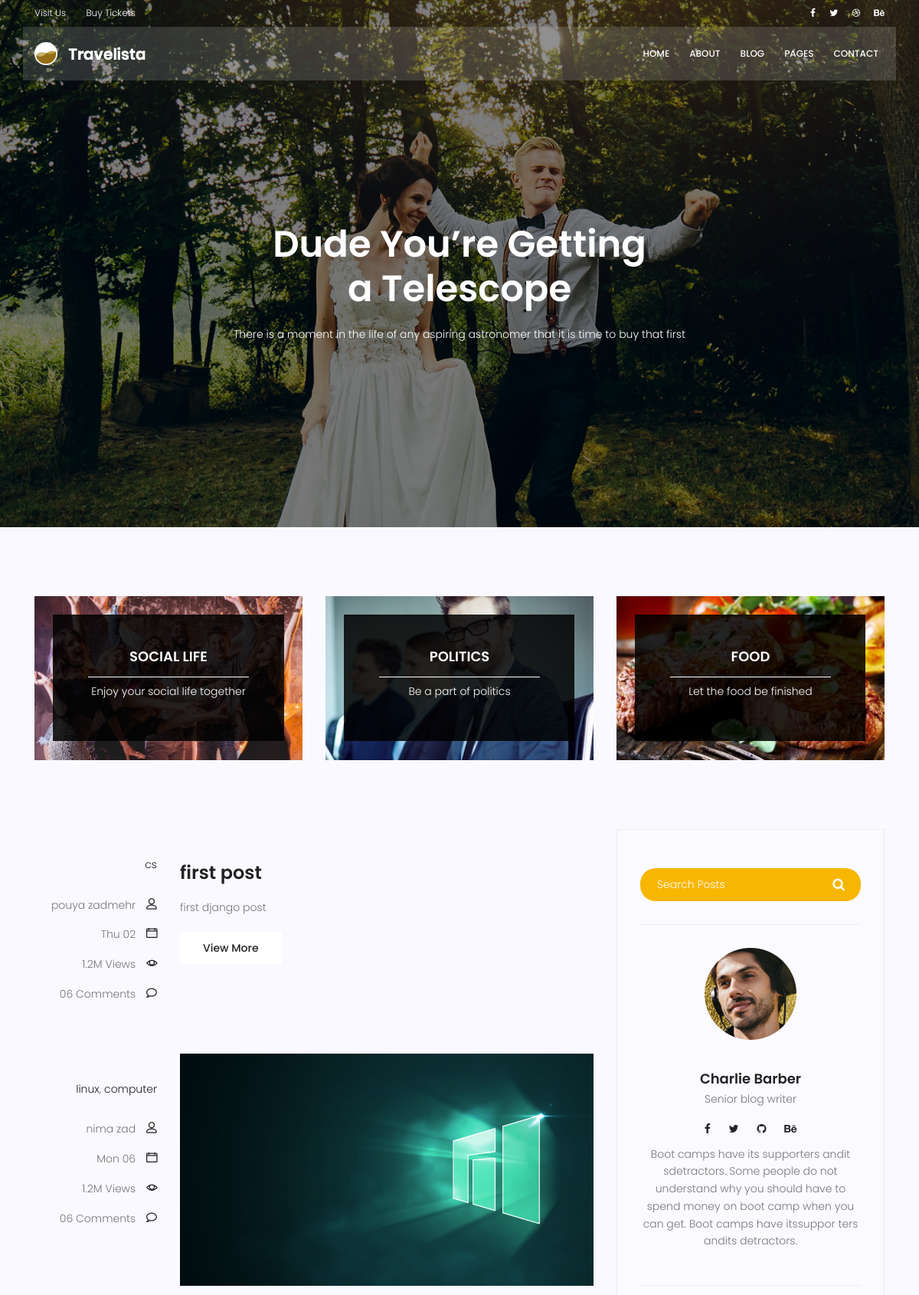
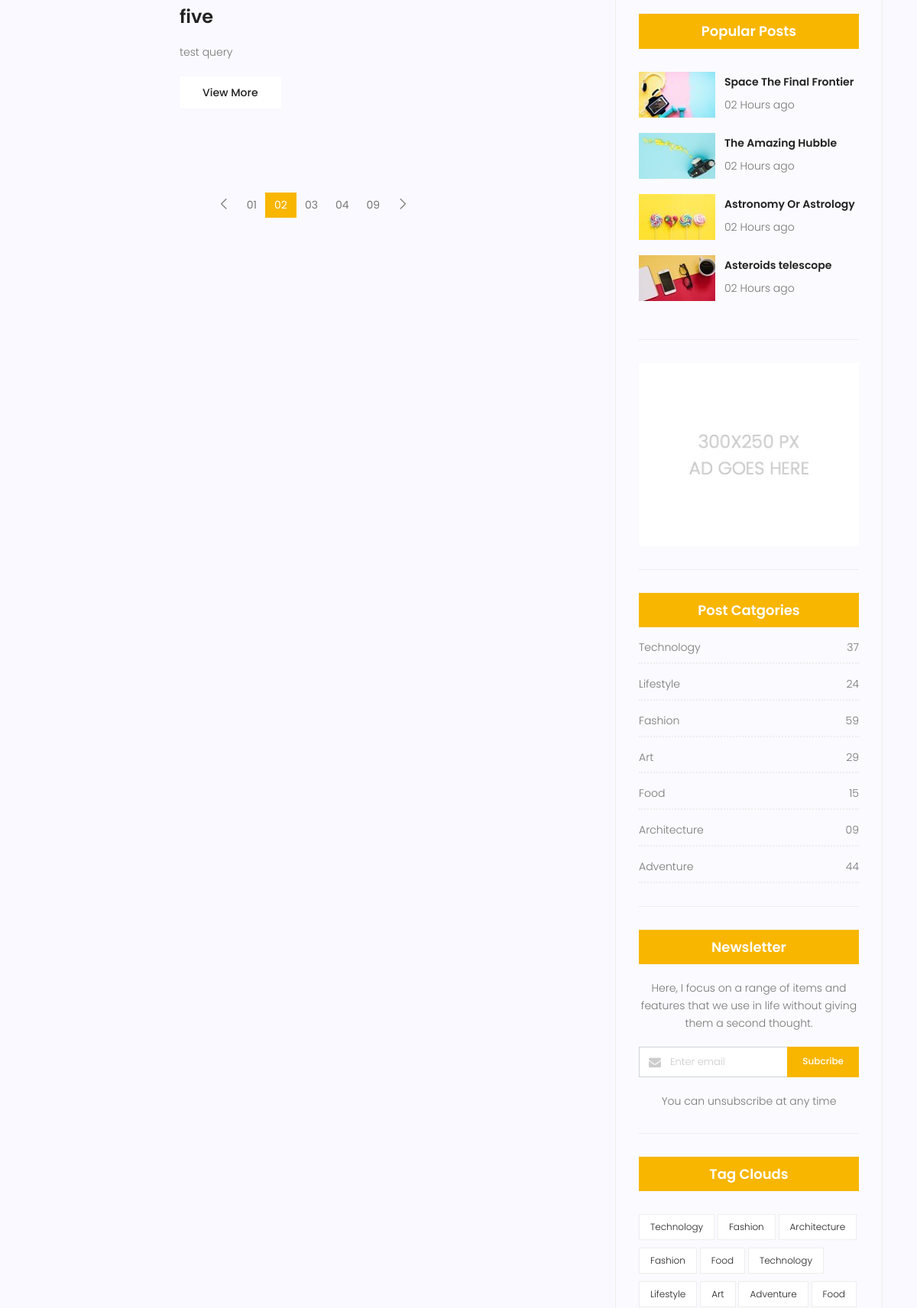
Screenshot of /blog/ (upper part) with the database file from the repository (2 pictures, top to bottom).
### blog/models.py (models this page shows, shortened)
class category(models.Model):
    name=models.CharField(max_length=225)

class Post(models.Model):
    image = models.ImageField(upload_to='blog/',default='blog/default.jpg')
    author =models.ForeignKey(User,on_delete=models.SET_NULL,null=True)
    title = models.CharField(max_length=255)
    content = models.TextField()
    category = models.ManyToManyField(category)
    counted_views = models.IntegerField(default=0)
    status = models.BooleanField(default=False)
    published_date = models.DateTimeField(null=True)
    created_date = models.DateTimeField(auto_now_add=True, null=True)
    updated_date = models.DateTimeField(auto_now=True)
    title=models.CharField(max_length=225)
    content=models.TextField()

### blog/views.py (the view)
# urls.py: path("",blog_view,name='index'),
def blog_view(request):
    posts=Post.objects.filter(status = 1)
    context = {'posts':posts}
    return render(request, "blog/blog-home.html",context)

### templates/blog/blog-home.html (shortened to what this page needs)
{% extends 'base.html' %}
{% load static %}
{% block content %}
			<section class="banner-area relative blog-home-banner" id="home">
				<div class="overlay overlay-bg"></div>
				<div class="container">
					<div class="row d-flex align-items-center justify-content-center">
						<div class="about-content blog-header-content col-lg-12">
							<h1 class="text-white">
								Dude You’re Getting
								a Telescope
							</h1>
							<p class="text-white">
								There is a moment in the life of any aspiring astronomer that it is time to buy that first
							</p>
						</div>
					</div>
				</div>
			</section>
			<section class="top-category-widget-area pt-90 pb-90 ">
				<div class="container">
					<div class="row">
						<div class="col-lg-4">
							<div class="single-cat-widget">
								<div class="content relative">
									<div class="overlay overlay-bg"></div>
								    <a href="#" target="_blank">
								      <div class="thumb">
								  		 <img class="content-image img-fluid d-block mx-auto" src="{% static 'img/blog/cat-widget1.jpg' %}" alt="">
								  	  </div>
								      <div class="content-details">
								        <h4 class="content-title mx-auto text-uppercase">Social life</h4>
								        <span></span>
								        <p>Enjoy your social life together</p>
								      </div>
								    </a>
								</div>
							</div>
						</div>
						<div class="col-lg-4">
							<div class="single-cat-widget">
								<div class="content relative">
									<div class="overlay overlay-bg"></div>
								    <a href="#" target="_blank">
								      <div class="thumb">
								  		 <img class="content-image img-fluid d-block mx-auto" src="{% static 'img/blog/cat-widget2.jpg' %}" alt="">
								  	  </div>
								      <div class="content-details">
								        <h4 class="content-title mx-auto text-uppercase">Politics</h4>
								        <span></span>
								        <p>Be a part of politics</p>
								      </div>
								    </a>
								</div>
							</div>
						</div>
						<div class="col-lg-4">
							<div class="single-cat-widget">
								<div class="content relative">
									<div class="overlay overlay-bg"></div>
								    <a href="#" target="_blank">
								      <div class="thumb">
								  		 <img class="content-image img-fluid d-block mx-auto" src="{% static 'img/blog/cat-widget3.jpg' %}" alt="">
								  	  </div>
								      <div class="content-details">
								        <h4 class="content-title mx-auto text-uppercase">Food</h4>
								        <span></span>
								        <p>Let the food be finished</p>
								      </div>
								    </a>
								</div>
							</div>
						</div>
					</div>
				</div>
			</section>
			<section class="post-content-area">
				<div class="container">
					<div class="row">
						<div class="col-lg-8 posts-list">
							{% for post in posts %}
							<div class="single-post row">
								<div class="col-lg-3  col-md-3 meta-details">
									<ul class="tags">
										{% for cat in post.category.all %}
										<li><a href="#">{{cat.name}}</a>{% if not forloop.last %},{% endif %}</li>
										{% endfor %}
									</ul>
									<div class="user-details row">
										<p class="user-name col-lg-12 col-md-12 col-6"><a href="#">{{post.author.get_full_name}}</a> <span class="lnr lnr-user"></span></p>
										<p class="date col-lg-12 col-md-12 col-6"><a href="#">{{post.published_date | date:"D d"}}</a> <span class="lnr lnr-calendar-full"></span></p>
										<p class="view col-lg-12 col-md-12 col-6"><a href="#">1.2M Views</a> <span class="lnr lnr-eye"></span></p>
										<p class="comments col-lg-12 col-md-12 col-6"><a href="#">06 Comments</a> <span class="lnr lnr-bubble"></span></p>
									</div>
								</div>
								<div class="col-lg-9 col-md-9 ">
									<div class="feature-img">
										<img class="img-fluid" src="{{post.image.url}}" alt="">
									</div>
									<a class="posts-title" href="{% url 'blog:single' pid=post.id %}"><h3>{{post.title}}</h3></a>
									<p class="excert">
										{{post.content | truncatechars:40}}									</p>
									<a href="blog-single.html" class="primary-btn">View More</a>
								</div>
							</div>
							{% endfor %}
		                    <nav class="blog-pagination justify-content-center d-flex">
		                        <ul class="pagination">
		                            <li class="page-item">
		                                <a href="#" class="page-link" aria-label="Previous">
		                                    <span aria-hidden="true">
		                                        <span class="lnr lnr-chevron-left"></span>
		                                    </span>
		                                </a>
		                            </li>
		                            <li class="page-item"><a href="#" class="page-link">01</a></li>
		                            <li class="page-item active"><a href="#" class="page-link">02</a></li>
		                            <li class="page-item"><a href="#" class="page-link">03</a></li>
		                            <li class="page-item"><a href="#" class="page-link">04</a></li>
		                            <li class="page-item"><a href="#" class="page-link">09</a></li>
		                            <li class="page-item">
		                                <a href="#" class="page-link" aria-label="Next">
		                                    <span aria-hidden="true">
		                                        <span class="lnr lnr-chevron-right"></span>
		                                    </span>
		                                </a>
		                            </li>
		                        </ul>
		                    </nav>
						</div>
						<div class="col-lg-4 sidebar-widgets">
							<div class="widget-wrap">
								<div class="single-sidebar-widget search-widget">
									<form class="search-form" action="#">
			                            <input placeholder="Search Posts" name="search" type="text" onfocus="this.placeholder = ''" onblur="this.placeholder = 'Search Posts'" >
			                            <button type="submit"><i class="fa fa-search"></i></button>
			                        </form>
								</div>
								<div class="single-sidebar-widget user-info-widget">
									<img src="{% static 'img/blog/user-info.png' %}" alt="">
									<a href="#"><h4>Charlie Barber</h4></a>
									<p>
										Senior blog writer
									</p>
									<ul class="social-links">
										<li><a href="#"><i class="fa fa-facebook"></i></a></li>
										<li><a href="#"><i class="fa fa-twitter"></i></a></li>
										<li><a href="#"><i class="fa fa-github"></i></a></li>
										<li><a href="#"><i class="fa fa-behance"></i></a></li>
									</ul>
									<p>
										Boot camps have its supporters andit sdetractors. Some people do not understand why you should have to spend money on boot camp when you can get. Boot camps have itssuppor ters andits detractors.
									</p>
								</div>
								<div class="single-sidebar-widget popular-post-widget">
									<h4 class="popular-title">Popular Posts</h4>
									<div class="popular-post-list">
										<div class="single-post-list d-flex flex-row align-items-center">
											<div class="thumb">
												<img class="img-fluid" src="{% static 'img/blog/pp1.jpg' %}" alt="">
											</div>
											<div class="details">
												<a href="blog-single.html"><h6>Space The Final Frontier</h6></a>
												<p>02 Hours ago</p>
											</div>
										</div>
										<div class="single-post-list d-flex flex-row align-items-center">
											<div class="thumb">
												<img class="img-fluid" src="{% static 'img/blog/pp2.jpg' %}" alt="">
											</div>
											<div class="details">
												<a href="blog-single.html"><h6>The Amazing Hubble</h6></a>
												<p>02 Hours ago</p>
											</div>
										</div>
										<div class="single-post-list d-flex flex-row align-items-center">
											<div class="thumb">
												<img class="img-fluid" src="{% static 'img/blog/pp3.jpg' %}" alt="">
											</div>
											<div class="details">
												<a href="blog-single.html"><h6>Astronomy Or Astrology</h6></a>
												<p>02 Hours ago</p>
											</div>
										</div>
										<div class="single-post-list d-flex flex-row align-items-center">
											<div class="thumb">
												<img class="img-fluid" src="{% static 'img/blog/pp4.jpg' %}" alt="">
											</div>
											<div class="details">
												<a href="blog-single.html"><h6>Asteroids telescope</h6></a>
												<p>02 Hours ago</p>
											</div>
										</div>
									</div>
								</div>
								<div class="single-sidebar-widget ads-widget">
									<a href="#"><img class="img-fluid" src="{% static 'img/blog/ads-banner.jpg' %}" alt=""></a>
								</div>
								<div class="single-sidebar-widget post-category-widget">
									<h4 class="category-title">Post Catgories</h4>
									<ul class="cat-list">
										<li>
											<a href="#" class="d-flex justify-content-between">
												<p>Technology</p>
												<p>37</p>
											</a>
										</li>
										<li>
											<a href="#" class="d-flex justify-content-between">
												<p>Lifestyle</p>
												<p>24</p>
											</a>
										</li>
										<li>
											<a href="#" class="d-flex justify-content-between">
												<p>Fashion</p>
												<p>59</p>
											</a>
										</li>
										<li>
											<a href="#" class="d-flex justify-content-between">
												<p>Art</p>
												<p>29</p>
											</a>
										</li>
										<li>
											<a href="#" class="d-flex justify-content-between">
												<p>Food</p>
												<p>15</p>
											</a>
										</li>
										<li>
											<a href="#" class="d-flex justify-content-between">
												<p>Architecture</p>
												<p>09</p>
											</a>
										</li>
										<li>
											<a href="#" class="d-flex justify-content-between">
												<p>Adventure</p>
												<p>44</p>
											</a>
										</li>
									</ul>
								</div>
								<div class="single-sidebar-widget newsletter-widget">
									<h4 class="newsletter-title">Newsletter</h4>
									<p>
										Here, I focus on a range of items and features that we use in life without
										giving them a second thought.
									</p>
									<div class="form-group d-flex flex-row">
									   <div class="col-autos">
									      <div class="input-group">
									        <div class="input-group-prepend">
									          <div class="input-group-text"><i class="fa fa-envelope" aria-hidden="true"></i>
											</div>
									        </div>
									        <input type="text" class="form-control" id="inlineFormInputGroup" placeholder="Enter email" onfocus="this.placeholder = ''" onblur="this.placeholder = 'Enter email'" >
									      </div>
									    </div>
									    <a href="#" class="bbtns">Subcribe</a>
									</div>
									<p class="text-bottom">
										You can unsubscribe at any time
									</p>
								</div>
								<div class="single-sidebar-widget tag-cloud-widget">
									<h4 class="tagcloud-title">Tag Clouds</h4>
									<ul>
										<li><a href="#">Technology</a></li>
										<li><a href="#">Fashion</a></li>
										<li><a href="#">Architecture</a></li>
										<li><a href="#">Fashion</a></li>
										<li><a href="#">Food</a></li>
										<li><a href="#">Technology</a></li>
										<li><a href="#">Lifestyle</a></li>
										<li><a href="#">Art</a></li>
										<li><a href="#">Adventure</a></li>
										<li><a href="#">Food</a></li>
									</ul>
								</div>
							</div>
						</div>
					</div>
				</div>
			</section>
{% endblock %}

### rows the page displays
Post: author.get_full_name "pouya zadmehr", published_date "Thu 02", title "first post", content "first django post"
category: name "cs"
Post: author.get_full_name "nima zad", published_date "Mon 06", image (picture), title "five", content "test query"
category: name "linux"
category: name "computer"
